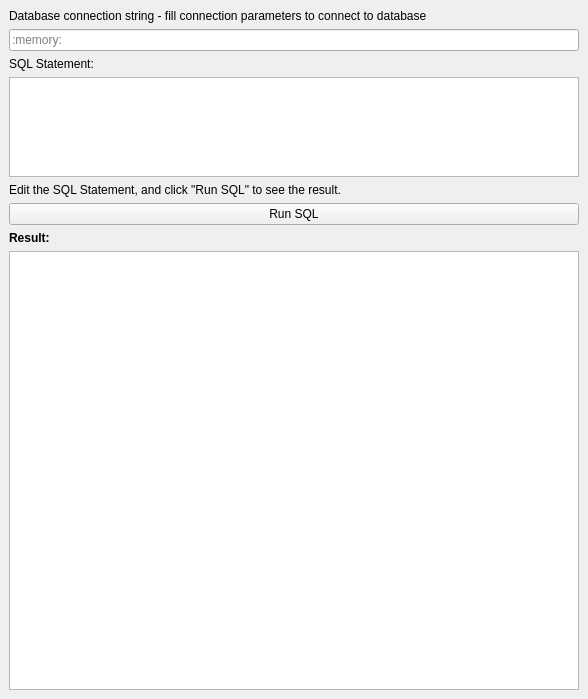
<?xml version="1.0" encoding="UTF-8"?>
<ui version="4.0">
 <class>MainWindow</class>
 <widget class="QMainWindow" name="MainWindow">
  <property name="geometry">
   <rect>
    <x>0</x>
    <y>0</y>
    <width>588</width>
    <height>699</height>
   </rect>
  </property>
  <property name="windowTitle">
   <string>DB connections</string>
  </property>
  <widget class="QWidget" name="centralwidget">
   <layout class="QVBoxLayout" name="verticalLayout">
    <item>
     <widget class="QLabel" name="connectionLabel">
      <property name="text">
       <string>Database connection string - fill connection parameters to connect to database</string>
      </property>
     </widget>
    </item>
    <item>
     <widget class="QLineEdit" name="dbConnection">
      <property name="placeholderText">
       <string>:memory:</string>
      </property>
     </widget>
    </item>
    <item>
     <widget class="QLabel" name="sqlQueryLabel">
      <property name="text">
       <string>SQL Statement:</string>
      </property>
     </widget>
    </item>
    <item>
     <widget class="QTextEdit" name="sqlQuery">
      <property name="maximumSize">
       <size>
        <width>16777215</width>
        <height>100</height>
       </size>
      </property>
     </widget>
    </item>
    <item>
     <widget class="QLabel" name="label">
      <property name="text">
       <string>Edit the SQL Statement, and click &quot;Run SQL&quot; to see the result.</string>
      </property>
     </widget>
    </item>
    <item>
     <widget class="QPushButton" name="executeButton">
      <property name="autoFillBackground">
       <bool>false</bool>
      </property>
      <property name="text">
       <string>Run SQL</string>
      </property>
      <property name="autoDefault">
       <bool>false</bool>
      </property>
      <property name="flat">
       <bool>false</bool>
      </property>
     </widget>
    </item>
    <item>
     <widget class="QLabel" name="resultLabel">
      <property name="text">
       <string>&lt;html&gt;&lt;head/&gt;&lt;body&gt;&lt;p&gt;&lt;span style=&quot; font-weight:600;&quot;&gt;Result:&lt;/span&gt;&lt;/p&gt;&lt;/body&gt;&lt;/html&gt;</string>
      </property>
     </widget>
    </item>
    <item>
     <widget class="QTableView" name="resultTable">
      <property name="sizeAdjustPolicy">
       <enum>QAbstractScrollArea::AdjustToContentsOnFirstShow</enum>
      </property>
     </widget>
    </item>
   </layout>
  </widget>
 </widget>
 <resources/>
 <connections/>
</ui>
